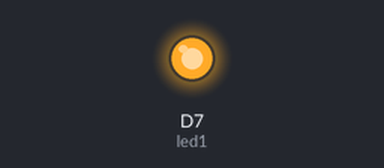
The sketch below on a simulated ESP8266 (NodeMCU). Shown: output pins drawn as LEDs (lit = HIGH).

Above: at 0.2 s.
At 48.0 s:
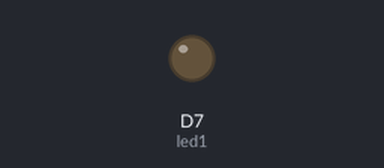
Timing chart, 0 to 48.8 s (numbered marks = the images above):
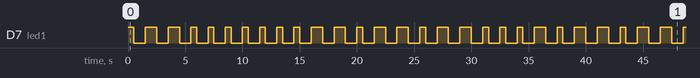

The sketch:

FirstNameBlinky.ino
```cpp
#include <string>
// ------------
// Blink an LED
// ------------

/*-------------

We've heavily commented this code for you. If you're a pro, feel free to ignore it.

Comments start with two slashes or are blocked off by a slash and a star.
You can read them, but your device can't.
It's like a secret message just for you.

Every program based on Wiring (programming language used by Arduino, and Particle devices) has two essential parts:
setup - runs once at the beginning of your program
loop - runs continuously over and over

You'll see how we use these in a second.

This program will blink an led on and off every second.
It blinks the D7 LED on your Particle device. If you have an LED wired to D0, it will blink that LED as well.

-------------*/


// First, we're going to make some variables.
// This is our "shorthand" that we'll use throughout the program:

int led1 = D7; // Instead of writing D7 over and over again, we'll write led2
// This one is the little blue LED on your board. On the Photon it is next to D7.

// Having declared these variables, let's move on to the setup function.
// The setup function is a standard part of any microcontroller program.
// It runs only once when the device boots up or is reset.

void setup() {

    // We are going to tell our device that D0 and D7 (which we named led1 and led2 respectively) are going to be output
    // (That means that we will be sending voltage to them, rather than monitoring voltage that comes from them)

    // It's important you do this here, inside the setup() function rather than outside it or in the loop function.

    pinMode(led1, OUTPUT);

}
// Next we have the loop function, the other essential part of a microcontroller program.
// This routine gets repeated over and over, as quickly as possible and as many times as possible, after the setup function is called.
// Note: Code that blocks for too long (like more than 5 seconds), can make weird things happen (like dropping the network connection).  The built-in delay function shown below safely interleaves required background activity, so arbitrarily long delays can safely be done if you need them.

void loop() {

    //P .--.
    digitalWrite(led1, HIGH);
    delay(500);
    digitalWrite(led1, LOW);

    delay(1000);

    digitalWrite(led1, HIGH);
    delay(1000);
    digitalWrite(led1, LOW);

    delay(1000);

    digitalWrite(led1, HIGH);
    delay(1000);
    digitalWrite(led1, LOW);

    delay(1000);

    digitalWrite(led1, HIGH);
    delay(500);
    digitalWrite(led1, LOW);

    delay(1000);

    //H ....
    digitalWrite(led1, HIGH);
    delay(500);
    digitalWrite(led1, LOW);

    delay(1000);

    digitalWrite(led1, HIGH);
    delay(500);
    digitalWrite(led1, LOW);

    delay(1000);

    digitalWrite(led1, HIGH);
    delay(500);
    digitalWrite(led1, LOW);

    delay(1000);

    digitalWrite(led1, HIGH);
    delay(500);
    digitalWrite(led1, LOW);

    delay(1000);

    //E .
    digitalWrite(led1, HIGH);
    delay(500);
    digitalWrite(led1, LOW);

    delay(1000);

    //A .-
    digitalWrite(led1, HIGH);
    delay(500);
    digitalWrite(led1, LOW);

    delay(1000);

    digitalWrite(led1, HIGH);
    delay(1000);
    digitalWrite(led1, LOW);

    delay(1000);

    //K -.-
    digitalWrite(led1, HIGH);
    delay(1000);
    digitalWrite(led1, LOW);

    delay(1000);

    digitalWrite(led1, HIGH);
    delay(500);
    digitalWrite(led1, LOW);

    delay(1000);

    digitalWrite(led1, HIGH);
    delay(1000);
    digitalWrite(led1, LOW);

    delay(1000);


    //K -.-
    digitalWrite(led1, HIGH);
    delay(1000);
    digitalWrite(led1, LOW);

    delay(1000);

    digitalWrite(led1, HIGH);
    delay(500);
    digitalWrite(led1, LOW);

    delay(1000);

    digitalWrite(led1, HIGH);
    delay(1000);
    digitalWrite(led1, LOW);

    delay(1000);

    //D -..
    digitalWrite(led1, HIGH);
    delay(1000);
    digitalWrite(led1, LOW);

    delay(1000);

    digitalWrite(led1, HIGH);
    delay(500);
    digitalWrite(led1, LOW);

    delay(1000);

    digitalWrite(led1, HIGH);
    delay(500);
    digitalWrite(led1, LOW);

    delay(1000);

    //E .
    digitalWrite(led1, HIGH);
    delay(500);
    digitalWrite(led1, LOW);

    delay(1000);

    //Y -.--
    digitalWrite(led1, HIGH);
    delay(1000);
    digitalWrite(led1, LOW);

    delay(1000);

    digitalWrite(led1, HIGH);
    delay(500);
    digitalWrite(led1, LOW);

    delay(1000);

    digitalWrite(led1, HIGH);
    delay(1000);
    digitalWrite(led1, LOW);

    delay(1000);

    digitalWrite(led1, HIGH);
    delay(1000);
    digitalWrite(led1, LOW);

    delay(1000);


}
```

Measured:
- by itself, D7 (led1): moves between LOW and HIGH, repeating every 37.5 s
- by itself, everything shown: repeats every 37.5 s, in 44 steps
